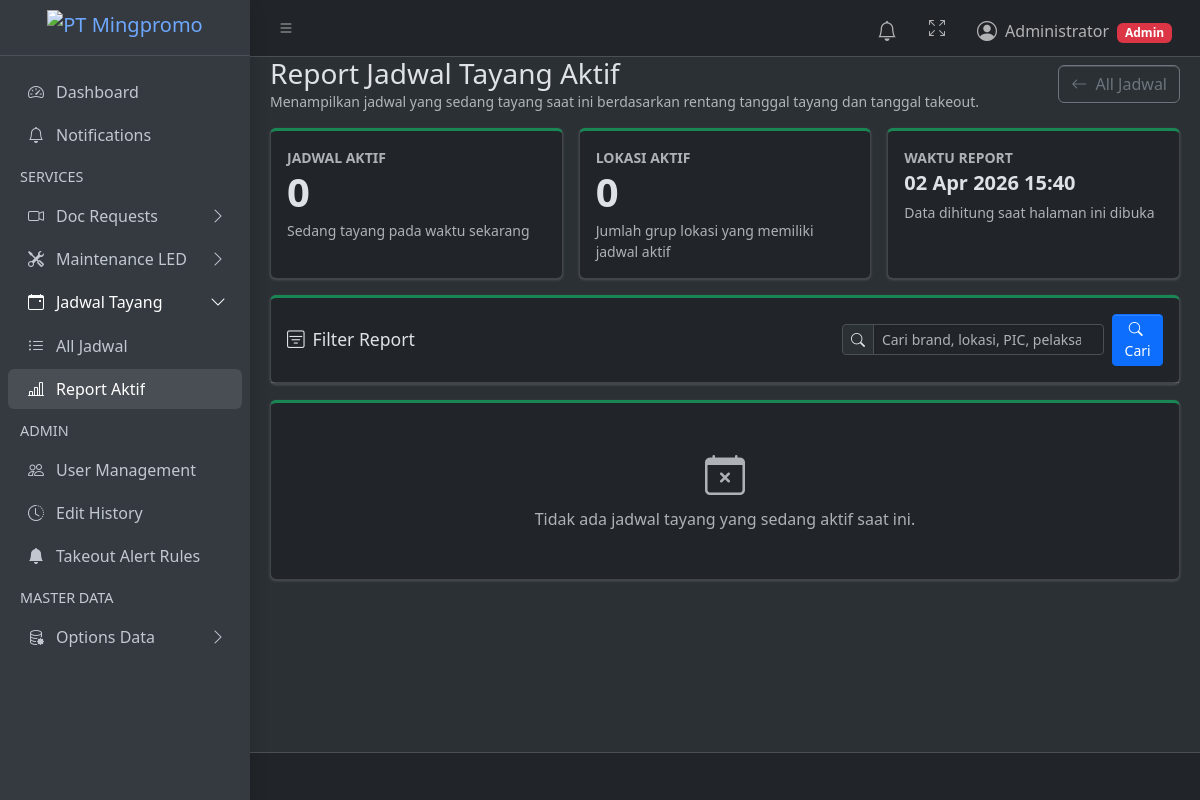
Page /jadwal-tayang/report/ (signed in) on the earlier database version.
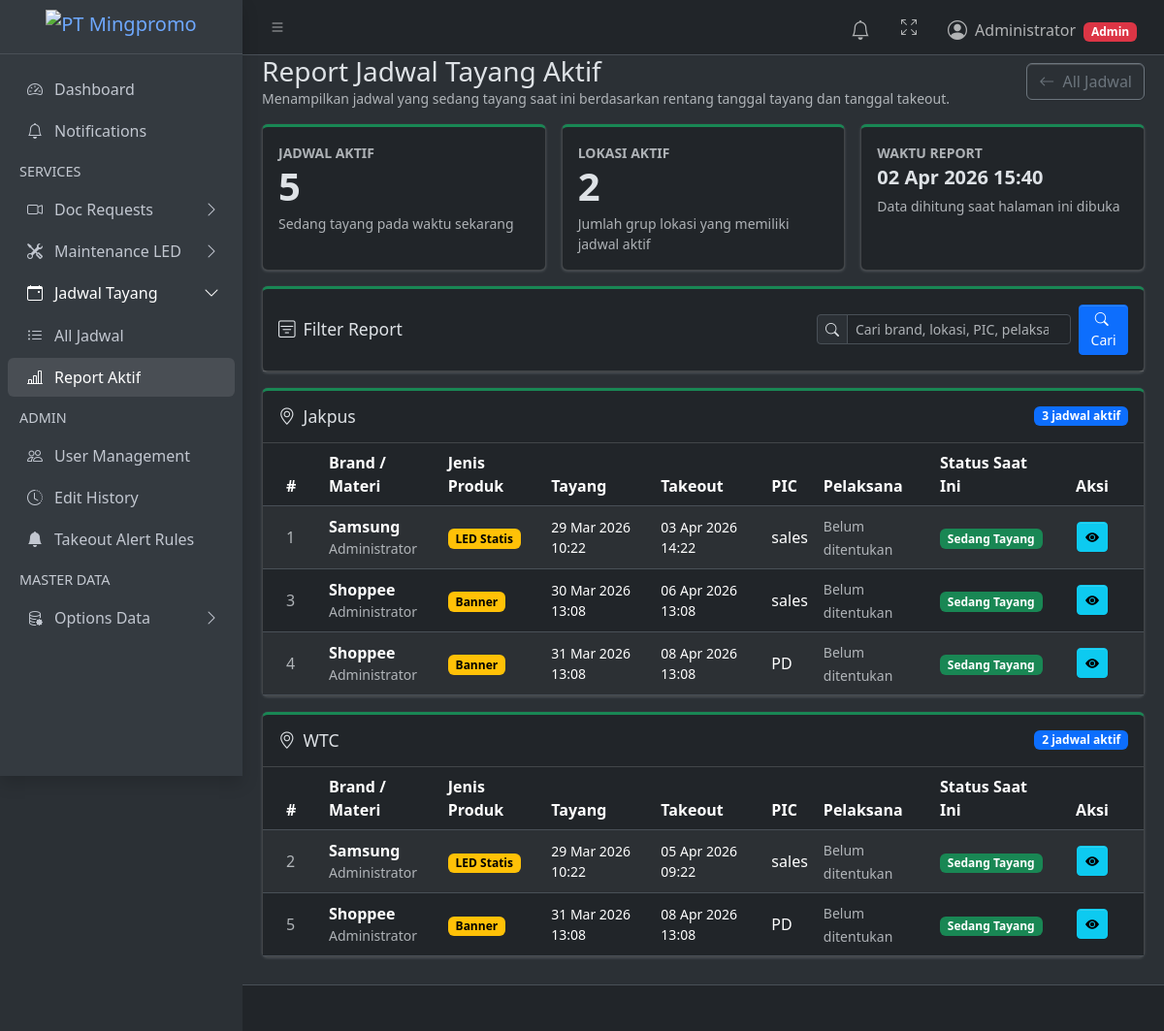
Same page on the later database version.
### products/models.py (models this page shows, shortened)
class Lokasi(models.Model):
    name = models.CharField(max_length=200, unique=True)

class JadwalTayang(models.Model):
    STATUS_CHOICES = [
        ('BELUM_TAYANG', 'Belum Tayang'),
        ('SEDANG_TAYANG', 'Sedang Tayang'),
        ('SUDAH_TAKEOUT', 'Sudah Takeout'),
    ]
    submitted_by = models.ForeignKey(
        settings.AUTH_USER_MODEL,
        on_delete=models.CASCADE,
        related_name="jadwal_tayang_requests",
        verbose_name="Submitted By",
    )
    brand_materi = models.ForeignKey(
        BrandMateri, on_delete=models.SET_NULL, null=True,
        verbose_name="Brand / Materi",
    )
    lokasi = models.ManyToManyField(Lokasi, verbose_name="Lokasi")
    jenis_led = models.ForeignKey(
        LEDType, on_delete=models.SET_NULL, null=True,
        verbose_name="Jenis Produk",
    )
    tanggal_tayang = models.DateTimeField("Tanggal Tayang")
    tanggal_takeout = models.DateTimeField("Tanggal Takeout")
    note_requester = models.TextField("Notes Requester", blank=True)
    foto_referensi_requester = models.ImageField(
        "Foto Referensi Requester",
        upload_to="jadwal_tayang/requester/",
        blank=True,
        null=True,
    )
    link_foto_drive_requester = models.URLField(
        "Link Foto Google Drive",
        blank=True,
    )
    note_executor = models.TextField("Notes Executor", blank=True)
    pic_pemohon = models.CharField("PIC Pemohon", max_length=150)
    pelaksana = models.ManyToManyField(
        Dokumentator, blank=True,
        related_name="jadwal_tayang_assignments",
        verbose_name="Pelaksana",
    )
    status = models.CharField(max_length=20, choices=STATUS_CHOICES, default='BELUM_TAYANG')
    created_at = models.DateTimeField(auto_now_add=True)
    class Meta:
        ordering = ['-created_at']

class BrandMateri(models.Model):
    name = models.CharField(max_length=200, unique=True)
    def __str__(self):
        return self.name

class LEDType(models.Model):
    name = models.CharField(max_length=100, unique=True)

### products/views.py (the view, shortened to what this page needs)
# urls.py: path("jadwal-tayang/report/", views.jadwal_tayang_report, name="jadwal_tayang_report"),
@login_required
def jadwal_tayang_report(request):
    search_query = _get_search_query(request)
    now = timezone.now()
    qs = JadwalTayang.objects.select_related(
        "brand_materi", "jenis_led", "submitted_by"
    ).prefetch_related("lokasi", "pelaksana").filter(
        tanggal_tayang__lte=now,
        tanggal_takeout__gte=now,
    )
    active_jadwal = list(qs.order_by("tanggal_takeout", "tanggal_tayang", "id"))
    report_groups = _group_jadwal_tayang_by_lokasi(active_jadwal)
    return render(request, "products/jadwal_tayang_report.html", {
        "report_groups": report_groups,
        "active_count": len(active_jadwal),
        "generated_at": now,
        **_search_context(request, "Cari brand, lokasi, PIC, pelaksana, atau user"),
    })

### products/views.py (called while the page is built)
def _get_search_query(request):
    return request.GET.get("q", "").strip()

def _search_context(request, placeholder):
    params = request.GET.copy()
    params.pop("page", None)
    search_query = _get_search_query(request)
    return {
        "search_query": search_query,
        "search_active": bool(search_query),
        "search_placeholder": placeholder,
        "page_query": params.urlencode(),
    }

def _group_jadwal_tayang_by_lokasi(jadwal_list):
    grouped = {}
    for jadwal_tayang in jadwal_list:
        lokasi_list = list(jadwal_tayang.lokasi.all())
        if not lokasi_list:
            grouped.setdefault("Tanpa Lokasi", {"lokasi_name": "Tanpa Lokasi", "items": []})["items"].append(jadwal_tayang)
            continue
        for lokasi in sorted(lokasi_list, key=lambda item: item.name.casefold()):
            grouped.setdefault(
                lokasi.name,
                {"lokasi_name": lokasi.name, "items": []},
            )["items"].append(jadwal_tayang)
    return [grouped[key] for key in sorted(grouped.keys(), key=str.casefold)]

### products/templates/products/jadwal_tayang_report.html (shortened to what the changed rows need)
{% extends "layouts/base.html" %}
{% block content %}
<div class="row g-3 mb-3">
    <div class="col-md-6 col-xl-4">
        <div class="card card-success card-outline h-100">
            <div class="card-body">
                <div class="text-muted text-uppercase small fw-semibold">Jadwal Aktif</div>
                <div class="display-6 fw-bold mb-1">{{ active_count }}</div>
                <div class="text-muted small">Sedang tayang pada waktu sekarang</div>
            </div>
        </div>
    </div>
    <div class="col-md-6 col-xl-4">
        <div class="card card-success card-outline h-100">
            <div class="card-body">
                <div class="text-muted text-uppercase small fw-semibold">Lokasi Aktif</div>
                <div class="display-6 fw-bold mb-1">{{ report_groups|length }}</div>
                <div class="text-muted small">Jumlah grup lokasi yang memiliki jadwal aktif</div>
            </div>
        </div>
    </div>
</div>
{% for group in report_groups %}
<div class="card card-success card-outline mb-3">
    <div class="card-header">
        <div class="d-flex flex-column flex-md-row justify-content-between align-items-md-center gap-2">
            <h3 class="card-title mb-0">
                <i class="bi bi-geo-alt me-2"></i>{{ group.lokasi_name }}
            </h3>
            <span class="badge text-bg-primary">{{ group.items|length }} jadwal aktif</span>
        </div>
    </div>
    <div class="card-body p-0 table-responsive">
        <table class="table table-striped table-hover align-middle mb-0">
            <thead>
                <tr>
                    <th style="width:60px">#</th>
                    <th>Brand / Materi</th>
                    <th>Jenis Produk</th>
                    <th>Tayang</th>
                    <th>Takeout</th>
                    <th>PIC</th>
                    <th>Pelaksana</th>
                    <th>Status Saat Ini</th>
                    <th style="width:90px" class="text-center">Aksi</th>
                </tr>
            </thead>
            <tbody>
                {% for req in group.items %}
                <tr>
                    <td class="text-muted">{{ req.id }}</td>
                    <td>
                        <div class="fw-semibold">{{ req.brand_materi|default:"-" }}</div>
                        <div class="text-muted small">{{ req.submitted_by.get_full_name|default:req.submitted_by.username }}</div>
                    </td>
                    <td>
                        {% if req.jenis_led %}
                        <span class="badge text-bg-warning">{{ req.jenis_led.name }}</span>
                        {% else %}
                        <span class="text-muted">-</span>
                        {% endif %}
                    </td>
                    <td class="small">{{ req.tanggal_tayang|date:"d M Y H:i" }}</td>
                    <td class="small">{{ req.tanggal_takeout|date:"d M Y H:i" }}</td>
                    <td>{{ req.pic_pemohon }}</td>
                    <td>
                        {% for pelaksana in req.pelaksana.all %}
                        <span class="badge text-bg-info">{{ pelaksana.name }}</span>
                        {% empty %}
                        <span class="text-muted small">Belum ditentukan</span>
                        {% endfor %}
                    </td>
                    <td>
                        <span class="badge text-bg-success">Sedang Tayang</span>
                    </td>
                    <td class="text-center">
                        <a href="{% url 'jadwal_tayang_detail' req.id %}" class="btn btn-sm btn-info" title="View Detail">
                            <i class="bi bi-eye-fill"></i>
                        </a>
                    </td>
                </tr>
                {% endfor %}
            </tbody>
        </table>
    </div>
</div>
{% empty %}
<div class="card card-success card-outline">
    <div class="card-body text-center text-muted py-5">
        <i class="bi bi-calendar-x display-6 d-block mb-2"></i>
        {% if search_active %}
        Tidak ada jadwal tayang aktif yang cocok dengan "{{ search_query }}". <a href="{% url 'jadwal_tayang_report' %}">Reset pencarian</a>.
        {% else %}
        Tidak ada jadwal tayang yang sedang aktif saat ini.
        {% endif %}
    </div>
</div>
{% endfor %}
{% endblock %}

Differences in the rows shown:
now on this page (row unchanged): Lokasi: lokasi_name "Jakpus"
now on this page (row edited): JadwalTayang: id "1", brand_materi "Samsung", submitted_by.get_full_name "Administrator", jenis_led.name "LED Statis", tanggal_tayang "29 Mar 2026 10:22", tanggal_takeout "03 Apr 2026 14:22", pic_pemohon "sales", shown under "Jakpus"
added JadwalTayang: id "3", brand_materi "Shoppee", submitted_by.get_full_name "Administrator", jenis_led.name "Banner", tanggal_tayang "30 Mar 2026 13:08", tanggal_takeout "06 Apr 2026 13:08", pic_pemohon "sales", shown under "Jakpus"
added JadwalTayang: id "4", brand_materi "Shoppee", submitted_by.get_full_name "Administrator", jenis_led.name "Banner", tanggal_tayang "31 Mar 2026 13:08", tanggal_takeout "08 Apr 2026 13:08", pic_pemohon "PD", shown under "Jakpus"
now on this page (row unchanged): Lokasi: lokasi_name "WTC"
now on this page (row edited): JadwalTayang: id "2", brand_materi "Samsung", submitted_by.get_full_name "Administrator", jenis_led.name "LED Statis", tanggal_tayang "29 Mar 2026 10:22", tanggal_takeout "05 Apr 2026 09:22", pic_pemohon "sales", shown under "WTC"
added JadwalTayang: id "5", brand_materi "Shoppee", submitted_by.get_full_name "Administrator", jenis_led.name "Banner", tanggal_tayang "31 Mar 2026 13:08", tanggal_takeout "08 Apr 2026 13:08", pic_pemohon "PD", shown under "WTC"
Other differences:
{{ active_count }}: "0" → "5"
{{ report_groups|length }}: "0" → "2"
new list line: "3 jadwal aktif # Brand / Materi Jenis Produk Tayang Takeout PIC Pelaksana Status Saat Ini Aksi"
new list line: "2 jadwal aktif # Brand / Materi Jenis Produk Tayang Takeout PIC Pelaksana Status Saat Ini Aksi"
text no longer shown: "Tidak ada jadwal tayang yang sedang aktif saat ini."
